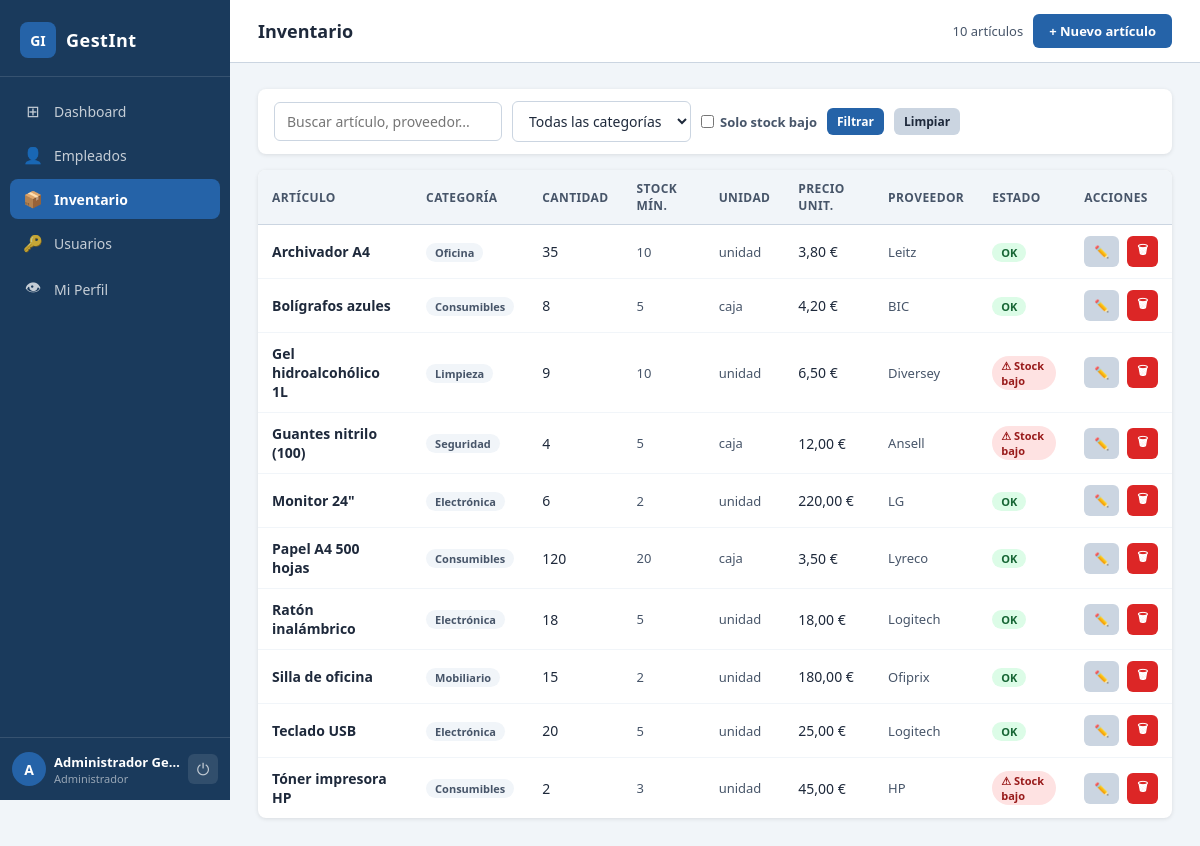
Page /pages/inventario.php (signed in) on the committed database.
### tables this page shows
CREATE TABLE IF NOT EXISTS inventario (
    id              INT UNSIGNED AUTO_INCREMENT PRIMARY KEY,
    nombre          VARCHAR(150) NOT NULL,
    categoria       VARCHAR(60)  NOT NULL DEFAULT 'Otros',
    descripcion     TEXT         DEFAULT NULL,
    cantidad        INT          NOT NULL DEFAULT 0,
    stock_minimo    INT          NOT NULL DEFAULT 5,
    unidad          VARCHAR(30)  NOT NULL DEFAULT 'unidad',
    proveedor       VARCHAR(100) DEFAULT NULL,
    precio_unitario DECIMAL(10,2) NOT NULL DEFAULT 0.00,
    fecha_entrada   DATETIME     NOT NULL DEFAULT CURRENT_TIMESTAMP
);

### pages/inventario.php (the view, shortened to what this page needs)
<?php
require_once '../includes/db.php';
$buscar = trim($_GET['buscar'] ?? '');
$solo_bajo = isset($_GET['bajo']);
$pag    = max(1, (int)($_GET['pag'] ?? 1));
$porPag = 12;
$offset = ($pag - 1) * $porPag;
$where = "WHERE 1=1";
$params = []; $tipos = '';
$total_q = $conn->prepare("SELECT COUNT(*) FROM inventario $where");
$total_q->execute();
$total_filas = $total_q->get_result()->fetch_row()[0];
$q = $conn->prepare("SELECT * FROM inventario $where ORDER BY nombre LIMIT ? OFFSET ?");
$params[] = $porPag; $params[] = $offset; $tipos .= 'ii';
$q->bind_param($tipos, ...$params);
$q->execute();
$articulos = $q->get_result();
?>
<!DOCTYPE html>
<html lang="es">
<head>
    <link rel="stylesheet" href="../css/style.css">
</head>
<body>
<div class="layout">
    <?php require_once '../includes/sidebar.php'; ?>
    <div class="contenido">
        <div class="topbar">
            <h1>Inventario</h1>
            <div class="topbar-right">
                <span class="text-gris"><?= $total_filas ?> artículos</span>
                <button class="btn btn-primario" onclick="abrirModal('modal-articulo')">+ Nuevo artículo</button>
            </div>
        </div>
        <main class="main">
            <div class="panel" style="margin-bottom:16px;">
                <div class="panel-body" style="padding:12px 16px;">
                    <form method="GET" class="barra-filtros">
                        <input type="text" name="buscar" placeholder="Buscar artículo, proveedor..."
                               value="<?= htmlspecialchars($buscar) ?>">
                        <select name="cat">
                            <option value="">Todas las categorías</option>
                        </select>
                        <label style="display:flex;align-items:center;gap:6px;font-size:13px;cursor:pointer;">
                            <input type="checkbox" name="bajo" <?= $solo_bajo ? 'checked' : '' ?>>
                            Solo stock bajo
                        </label>
                        <button type="submit" class="btn btn-primario btn-sm">Filtrar</button>
                        <a href="inventario.php" class="btn btn-gris btn-sm">Limpiar</a>
                    </form>
                </div>
            </div>
            <div class="panel">
                <table>
                    <thead>
                        <tr>
                            <th>Artículo</th>
                            <th>Categoría</th>
                            <th>Cantidad</th>
                            <th>Stock mín.</th>
                            <th>Unidad</th>
                            <th>Precio unit.</th>
                            <th>Proveedor</th>
                            <th>Estado</th>
                            <th>Acciones</th>
                        </tr>
                    </thead>
                    <tbody>
                    <?php if ($articulos->num_rows > 0): ?>
                        <?php while ($a = $articulos->fetch_assoc()): ?>
                            <?php $bajo = $a['cantidad'] <= $a['stock_minimo']; ?>
                        <tr>
                            <td class="fw-600"><?= htmlspecialchars($a['nombre']) ?></td>
                            <td><span class="badge badge-gris"><?= htmlspecialchars($a['categoria']) ?></span></td>
                            <td><?= $a['cantidad'] ?></td>
                            <td class="text-gris"><?= $a['stock_minimo'] ?></td>
                            <td class="text-gris"><?= htmlspecialchars($a['unidad']) ?></td>
                            <td><?= number_format($a['precio_unitario'], 2, ',', '.') ?> €</td>
                            <td class="text-gris"><?= htmlspecialchars($a['proveedor']) ?></td>
                            <td>
                                <?php if ($bajo): ?>
                                    <span class="badge badge-rojo">⚠ Stock bajo</span>
                                <?php else: ?>
                                    <span class="badge badge-verde">OK</span>
                                <?php endif; ?>
                            </td>
                            <td>
                                <div class="d-flex gap-8">
                                    <a href="?accion=editar&id=<?= $a['id'] ?>" class="btn btn-gris btn-sm">✏️</a>
                                    <a href="?accion=eliminar&id=<?= $a['id'] ?>"
                                       class="btn btn-rojo btn-sm"
                                       onclick="return confirm('¿Eliminar este artículo del inventario?')">🗑</a>
                                </div>
                            </td>
                        </tr>
                        <?php endwhile; ?>
                    <?php else: ?>
                        <tr><td colspan="9" class="text-gris text-center" style="padding:24px;">Sin artículos.</td></tr>
                    <?php endif; ?>
                    </tbody>
                </table>
            </div>
        </main>
    </div>
</div>
</body>
</html>

### css/style.css (style rules this page uses)
:root { --azul: #1a3a5c; --azul-medio: #2563a8; --azul-claro: #dbeafe; --acento: #2563a8; --sidebar-w: 230px; --blanco: #ffffff; --gris-fondo: #f1f5f9; --gris-borde: #cbd5e1; --gris-texto: #475569; --texto: #1e293b; --verde: #16a34a; --rojo: #dc2626; --naranja: #d97706; --sombra: 0 1px 4px rgba(0,0,0,.10); --radio: 8px; --fuente: 'Segoe UI', system-ui, sans-serif; }
*, *::before, *::after { box-sizing: border-box; margin: 0; padding: 0; }
body { font-family: var(--fuente); background: var(--gris-fondo); color: var(--texto); }
a { text-decoration: none; color: inherit; }
.layout { display: flex; min-height: 100vh; }
.contenido { margin-left: var(--sidebar-w); flex: 1; display: flex; flex-direction: column; min-height: 100vh; }
.topbar { background: var(--blanco); border-bottom: 1px solid var(--gris-borde); padding: 14px 28px; display: flex; align-items: center; justify-content: space-between; gap: 12px; }
.topbar h1 { font-size: 18px; font-weight: 700; }
.topbar-right { display: flex; align-items: center; gap: 10px; }
.main { padding: 26px 28px; flex: 1; }
.panel { background: var(--blanco); border-radius: var(--radio); box-shadow: var(--sombra); overflow: hidden; margin-bottom: 24px; }
.panel-body { padding: 20px; }
table { width: 100%; border-collapse: collapse; font-size: 14px; }
thead th { background: var(--gris-fondo); padding: 10px 14px; text-align: left; font-size: 12px; font-weight: 600; color: var(--gris-texto); text-transform: uppercase; letter-spacing: .4px; border-bottom: 1px solid var(--gris-borde); }
tbody td { padding: 11px 14px; border-bottom: 1px solid #f1f5f9; vertical-align: middle; }
tbody tr:last-child td { border-bottom: none; }
label { font-size: 13px; font-weight: 600; color: var(--gris-texto); }
input[type="text"], input[type="email"], input[type="password"], input[type="number"], input[type="date"], select, textarea { padding: 9px 12px; border: 1px solid var(--gris-borde); border-radius: 6px; font-size: 14px; font-family: var(--fuente); color: var(--texto); background: #fff; transition: border-color .15s, box-shadow .15s; width: 100%; }
.btn { display: inline-flex; align-items: center; gap: 6px; padding: 8px 16px; border-radius: 6px; font-size: 13px; font-weight: 600; font-family: var(--fuente); cursor: pointer; border: none; transition: filter .15s, opacity .15s; white-space: nowrap; }
.btn-primario { background: var(--azul-medio); color: #fff; }
.btn-rojo { background: var(--rojo); color: #fff; }
.btn-gris { background: var(--gris-borde); color: var(--texto); }
.btn-sm { padding: 5px 10px; font-size: 12px; }
.badge { display: inline-block; padding: 2px 9px; border-radius: 99px; font-size: 11px; font-weight: 600; }
.badge-verde { background: #dcfce7; color: #166534; }
.badge-rojo { background: #fee2e2; color: #991b1b; }
.badge-gris { background: #f1f5f9; color: var(--gris-texto); }
.barra-filtros { display: flex; align-items: center; gap: 10px; flex-wrap: wrap; }
.barra-filtros input[type="text"], .barra-filtros select { width: auto; min-width: 160px; }
.d-flex { display: flex; }
.gap-8 { gap: 8px; }
.text-gris { color: var(--gris-texto); font-size: 13px; }
.fw-600 { font-weight: 600; }

### rows in the picture
inventario: nombre "Archivador A4", categoria "Oficina", cantidad "35", stock_minimo "10", unidad "unidad", precio_unitario "3,80", proveedor "Leitz", shows "OK"
inventario: nombre "Bolígrafos azules", categoria "Consumibles", cantidad "8", stock_minimo "5", unidad "caja", precio_unitario "4,20", proveedor "BIC", shows "OK"
inventario: nombre "Gel hidroalcohólico 1L", categoria "Limpieza", cantidad "9", stock_minimo "10", unidad "unidad", precio_unitario "6,50", proveedor "Diversey", shows "⚠ Stock bajo"
inventario: nombre "Guantes nitrilo (100)", categoria "Seguridad", cantidad "4", stock_minimo "5", unidad "caja", precio_unitario "12,00", proveedor "Ansell", shows "⚠ Stock bajo"
inventario: nombre "Monitor 24\"", categoria "Electrónica", cantidad "6", stock_minimo "2", unidad "unidad", precio_unitario "220,00", proveedor "LG", shows "OK"
inventario: nombre "Papel A4 500 hojas", categoria "Consumibles", cantidad "120", stock_minimo "20", unidad "caja", precio_unitario "3,50", proveedor "Lyreco", shows "OK"
inventario: nombre "Ratón inalámbrico", categoria "Electrónica", cantidad "18", stock_minimo "5", unidad "unidad", precio_unitario "18,00", proveedor "Logitech", shows "OK"
inventario: nombre "Silla de oficina", categoria "Mobiliario", cantidad "15", stock_minimo "2", unidad "unidad", precio_unitario "180,00", proveedor "Ofiprix", shows "OK"
inventario: nombre "Teclado USB", categoria "Electrónica", cantidad "20", stock_minimo "5", unidad "unidad", precio_unitario "25,00", proveedor "Logitech", shows "OK"
inventario: nombre "Tóner impresora HP", categoria "Consumibles", cantidad "2", stock_minimo "3", unidad "unidad", precio_unitario "45,00", proveedor "HP", shows "⚠ Stock bajo"

### other values in the picture
$item['icon'] "⊞"
$item['label'] "Dashboard"
$item['icon'] "👤"
$item['label'] "Empleados"
$item['icon'] "📦"
$item['label'] "Inventario"
$item['icon'] "🔑"
$item['label'] "Usuarios"
$item['icon'] "👁"
$item['label'] "Mi Perfil"
substr($nombre, 0, 1) "A"
$nombre "Administrador Ge…"
nombreRol($rol) "Administrador"
$total_filas "10"
